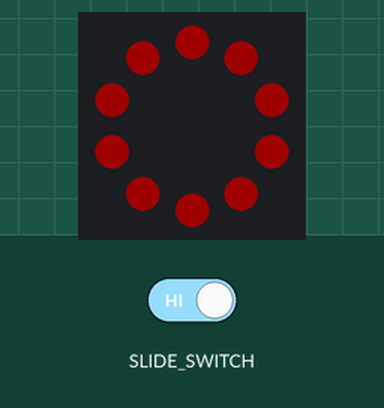
This program was run on a simulated Circuit Playground running CircuitPython. Parts: the board's ring of 10 RGB LEDs (number 0 left of the top, counting anticlockwise). The test bench sets the inputs (shaded band). Dim RGB values are drawn brighter than linear.

Above: at 1.2 s.
1.3 s: slide switch moved to the right
At 1.9 s:
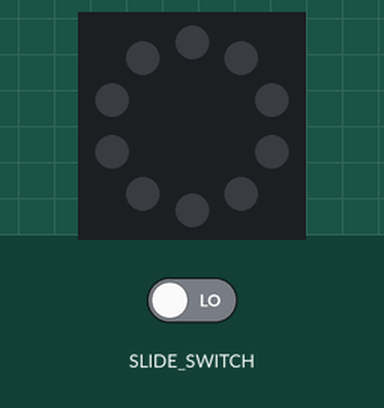
3.0 s: slide switch moved to the left
Timing chart, 0 to 6.0 s (numbered marks = the images above; inputs shaded):
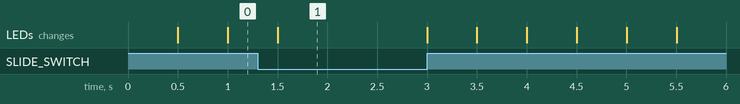

The program:

code.py
```python
from adafruit_circuitplayground.express import cpx
import time

while True:
  if cpx.switch:
    cpx.pixels.fill((30, 0, 0))
    time.sleep(0.5)
    cpx.pixels.fill((0, 0, 0))
    time.sleep(0.5)
  else:
    cpx.pixels.fill((0, 0, 0))
```
